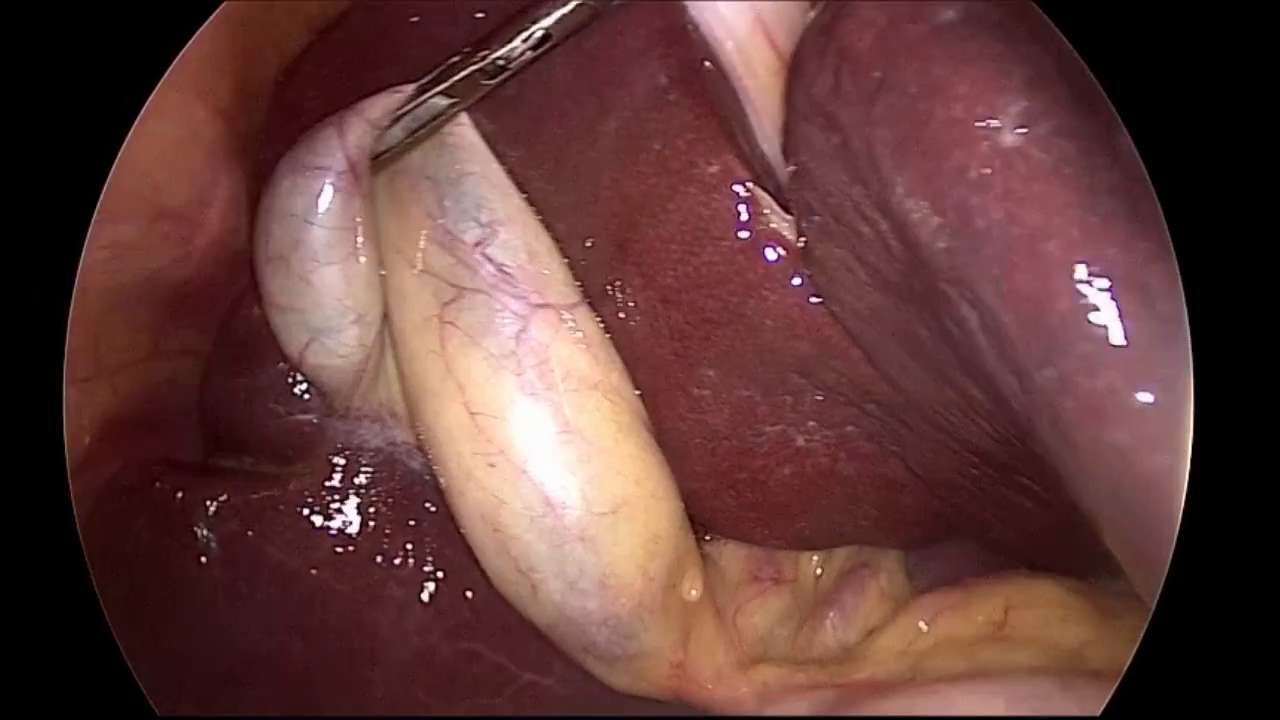
#> input picture frame 25 of utils/processing/sample.mp4, 1280 x 720 px
$ python endoscopy_bounding_circle_detector.py   (older library calls are emulated)
#> lines starting #> are read from the running program, lines starting #| are printed output that depends on the picture; after the words box and inside, x2 and y2 are one past the last pixel; in counts of white or black regions, pixels touching at a corner belong together
import cv2
import numpy as np
from typing import Tuple


class EndoscopyBoundingCircleDetector():
    def __init__(self, buffer_size: int=1):
        """Bounding circle detection for endoscopic images.

        Args:
            buffer_size (int): Optional argument to buffer past seen images

        Example:
            ebcd = EndoscopyBoundingCircleDetector(buffer_size=1)

            center, radius = ebcd.findBoundingCircle(img, th1=5, th2=200, th3=10, n_pts=100, n_iter=3)
            center, radius = center.astype(np.int), int(radius)

            cv2.circle(img, (center[1], center[0]), radius, (0,255,255))
            cv2.circle(img, (center[1], center[0]), 2, (255,0,255), 4)

            cv2.imshow('img', img)
            cv2.waitKey()
        """
#> further down, img is the input picture: shape (720, 1280, 3); mean B, G, R 57.6, 60.3, 97.4
        self.buffer_size = buffer_size
        self.buffer = []
        self.last_center = np.array([])
        self.last_radius = None

    def findBoundingCircle(self, img: np.array, th1: int=5. , th2: int=200., th3: float=10., decay: float=2., n_pts: int=100, n_iter: int=3) -> Tuple[np.array, float]:
        """Finds bounding circle in an endoscopic image via the following method

            Algorithm:
                1. Turn image into grayscale and whiten where img > th1
                2. Sobel filter edge detection
                3. Compute moving average of length self.buffer_size of edge image and blacken where moving average < th2
                4. Update linear circle fit under outlier detection
                       for n_iter:
                           5. Sample n_pts points in edge image and discard point where distance to circle > th3
                           6. Minimize linear circle equation

        Args:
            img (np.array): Image of shape CxHxW
            th1 (int): Whiten threshold, see algorithm step 1
            th2 (int): Moving avergage blacken threshold, see algorithm step 2
            th3 (float): Distance to circle discard threshold, see algorithm step 5
            decay (flaot): Divides th3 by decay at each iteration
            n_pts (int): Points to sample in edge image, see algorithm step 5
            n_iter (int): Number of iterations to improve on found circle, see algorithm step 4

        Return:
            center (np.array): Circle's center
            radius (float): Circles radius
        """
#> called with th1 = 5, th2 = 200, th3 = 10, decay = 2, n_pts = 100, n_iter = 4
        # Step 1, grayscale
        img = cv2.cvtColor(img, cv2.COLOR_BGR2GRAY)
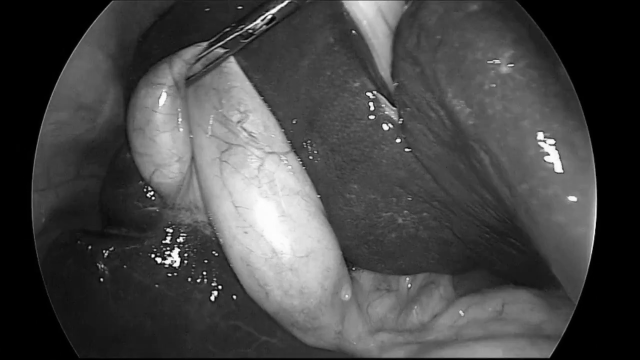
#> img: shape (360, 640); min 0, max 254, mean 71.2
        img = np.where(img < th1, 0, 255).astype(np.uint8)
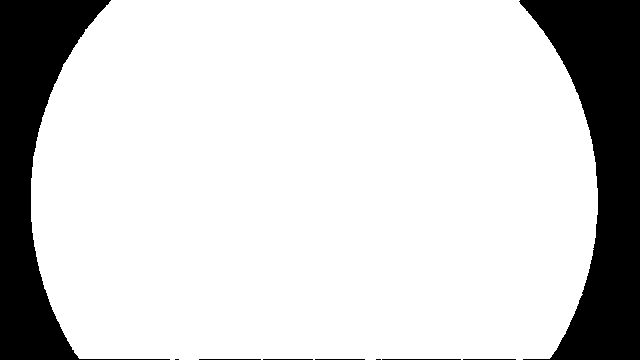
#> img: shape (360, 640); 81.9% white; 9 black regions (2 under 20 px), largest, box (x1, y1, x2, y2) and area: (519, 0, 640, 360) 22729, (0, 0, 170, 360) 18668, (382, 359, 461, 360) 79

        # Step 2, Sobel edge detection
        img = cv2.Sobel(img, cv2.CV_8U, 1, 1)
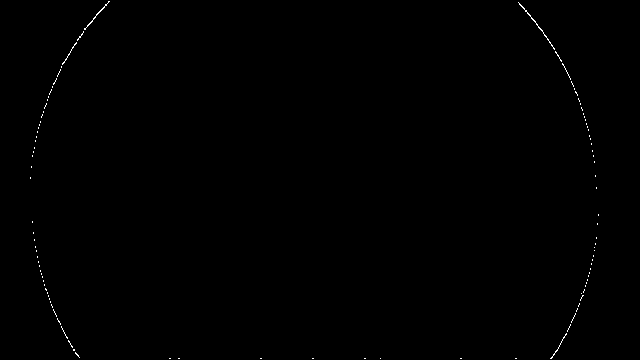
#> img: shape (360, 640); 0.23% white in thin lines or dots, all inside (x1, y1, x2, y2) = (30, 1, 599, 359)

        # Step 3, moving average
        self.buffer.append(img)

        if len(self.buffer) == self.buffer_size:
            avg = np.array(self.buffer)
            avg = avg.mean(axis=0)
            avg = np.where(avg < th2, 0, 255)
            self.buffer.pop(0)
            edges = np.where(avg > 0)
#> edges = 523 positions, rows 1 to 358, columns 30 to 598

            # Step 4, iterate circle fit
            for _ in range(n_iter):

                # Step 5, sample
                idcs = np.random.choice(np.arange(edges[0].size), size=n_pts,replace=False)
                pts = np.stack((edges[0][idcs], edges[1][idcs]), axis=1) + 0.5

                # Step 5, remove outliers, prior to fit
                if self.last_center.size is not 0 and self.last_radius:
                    distance_to_center = np.linalg.norm(self.last_center - pts, axis=1)
                    del_idx = np.where(np.abs(self.last_radius - distance_to_center) > th3)
                    pts = np.delete(pts, del_idx, axis=0).reshape(-1, 2)
                    th3 = th3/decay

                # Step 6, fit
                A, b = self._buildLinearSystem(pts)
                self.last_center, self.last_radius = self._solveSystem(A, b)
#> this loop made 4 passes
#> (del_idx, x in _solveSystem, res in _solveSystem, s in _solveSystem, radius in _solveSystem, self.last_radius) on passes 2 to 4: (([29, 41, 63, 87, 96],), [199.3, 314.2, -57758.9], [33062227.6], [8062.6, 3154.9, 4.7], 284, 284), (([69],), [199.3, 314.2, -57830.6], [31965996.7], [8427.1, 3063, 4.84], 284, 284), (([39],), [199.2, 314.1, -57707], [32391010.6], [7988.1, 2835.7, 5.16], 284, 284)
#> (x in _solveSystem, res in _solveSystem, s in _solveSystem, radius in _solveSystem, self.last_radius) on pass 1: ([192.8, 313.8, -56538.6], [4.01e+09], [8452.5, 3090.2, 4.78], 281.3, 281.3)
#> after the loop, th3 = 1.25

        return self.last_center, self.last_radius

    def _buildLinearSystem(self, pts: np.array) -> Tuple[np.array, np.array]:
        """Build linear system that describes circle, for example check https://math.stackexchange.com/questions/214661/circle-least-squares-fit

        Args:

        Return:
            A (np.array): Linear system matrix
            b (np.array): Offset to linear equation
        """
        A = np.stack(
            (2*pts[:, 0], 2*pts[:, 1], np.ones(pts.shape[0])), axis=1
        )
        b = np.stack(
            np.square(pts[:, 0]) + np.square(pts[:, 1])
        )

        return A, b

    def _solveSystem(self, A, b) -> Tuple[np.array, float]:
        """Solve linear system for center and radius, for example check https://math.stackexchange.com/questions/214661/circle-least-squares-fit

        Args:

        Return:
            center (np.array): Circle's center
            radius (float): Circles radius
        """
        x, res, rank, s = np.linalg.lstsq(A, b)

        # solve for radius, x2 = r^2 - x0^2 - x1^2
        radius = np.sqrt(x[2] + x[0]**2 + x[1]**2)

        return x[:-1], radius


def threePointCircle(p1: np.array, p2: np.array, p3: np.array) -> Tuple[np.array, float]:
    """Computes a circle, given 3 points on that circle, see https://stackoverflow.com/questions/26222525/opencv-detect-partial-circle-with-noise.

    Args:
        p1 (np.array): Point 1 on circle in OpenCV convention.
        p2 (np.array): Point 2 on circle in OpenCV convention.
        p3 (np.array): Point 3 on circle in OpenCV convention.

    Return:
        center (np.array): Center of circle
        radius (float): Radius of circle
    """
    x1, x2, x3 = p1[0], p2[0], p3[0]
    y1, y2, y3 = p1[1], p2[1], p3[1]

    center = np.array([
        ((x1*x1+y1*y1)*(y2-y3) + (x2*x2+y2*y2)*(y3-y1) + (x3*x3+y3*y3)*(y1-y2))/(2*(x1*(y2-y3) - y1*(x2-x3) + x2*y3 - x3*y2)),
        ((x1*x1+y1*y1)*(x3-x2) + (x2*x2+y2*y2)*(x1-x3) + (x3*x3+y3*y3)*(x2-x1))/(2*(x1*(y2-y3) - y1*(x2-x3) + x2*y3 - x3*y2))
    ])

    radius = np.sqrt((center[0]-x1)*(center[0]-x1) + (center[1]-y1)*(center[1]-y1))

    return center, radius


if __name__ == '__main__':
    import os

    prefix = os.getcwd()
    file = 'sample.mp4'

    vr = cv2.VideoCapture(os.path.join(prefix, file))

    ebcd = EndoscopyBoundingCircleDetector(buffer_size=1)

    while vr.isOpened():

        _, img = vr.read()
        if img is None:
            break
        img = cv2.resize(img, (640, 360))

        center, radius = ebcd.findBoundingCircle(img, th1=5, th2=200, th3=10, decay=2., n_pts=100, n_iter=4)
#> center = [199.2, 314.1]; radius = 284
        center, radius = center.astype(np.int), int(radius)
#> center = [199, 314]; radius = 283

        cv2.circle(img, (center[1], center[0]), radius, (0,255,255))
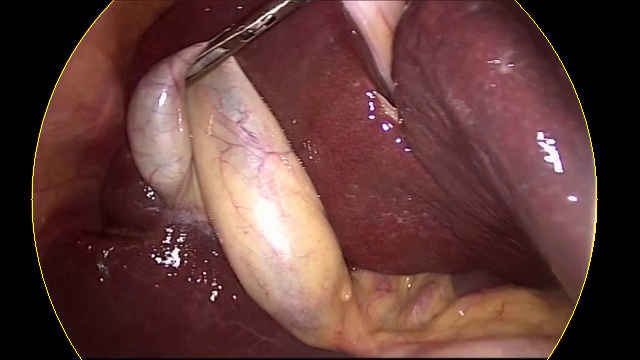
#> img: shape (360, 640, 3); mean B, G, R 57.5, 61, 98
        cv2.circle(img, (center[1], center[0]), 2, (255,0,255), 4)
#> img: shape (360, 640, 3); 0.02% of pixels changed, all inside (x1, y1, x2, y2) = (310, 195, 319, 204)

        cv2.imshow('img', img)
        cv2.waitKey()

$ run again, starting later in the video
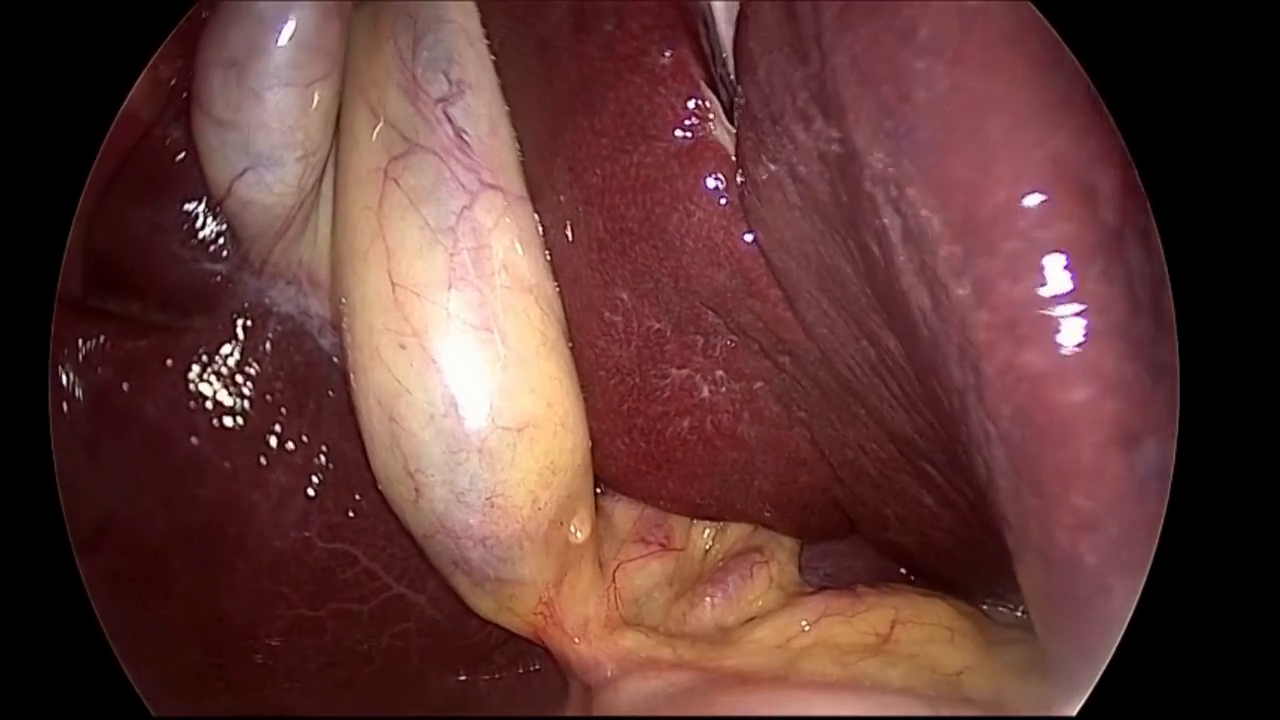
#> input picture frame 112 of utils/processing/sample.mp4, 1280 x 720 px
#> img is the input picture: shape (720, 1280, 3); mean B, G, R 54.4, 57.6, 97.1
#> in findBoundingCircle, `img = cv2.Sobel(img, cv2.CV_8U, 1, 1)`:
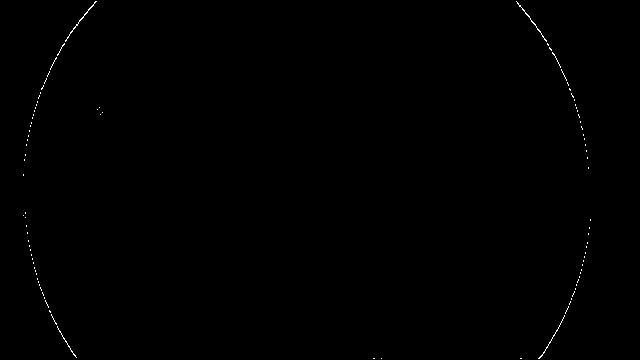
#> img: shape (360, 640); 0.22% white in thin lines or dots, all inside (x1, y1, x2, y2) = (23, 1, 591, 359)
#> edges = 510 positions, rows 1 to 358, columns 23 to 590
#> the loop in findBoundingCircle, `for _ in range(n_iter):` made 4 passes
#> (del_idx, x in _solveSystem, res in _solveSystem, s in _solveSystem, radius in _solveSystem, self.last_radius) on passes 2 to 4: ((empty array,), [193.1, 307.1, -50939.3], [34058165.7], [8493.4, 3153.8, 4.69], 284, 284), (([33, 92],), [193.1, 307, -50872.7], [41982336], [8183, 2919.4, 5.09], 284, 284), (([4, 80],), [193.6, 307, -51075.7], [38072798.9], [9120.1, 2968.8, 4.47], 284, 284)
#> after the loop in findBoundingCircle, `for _ in range(n_iter):`: th3 = 1.25
#> `center, radius = ebcd.findBoundingCircle(img, th1=5, th2=200, th3=10, ..`: center = [193.6, 307]; radius = 284
#> `center, radius = center.astype(np.int), int(radius)`: center = [193, 307]; radius = 283
#> `cv2.circle(img, (center[1], center[0]), radius, (0,255,255))`:
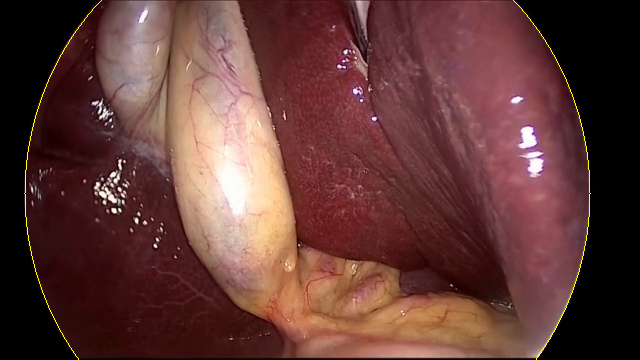
#> img: shape (360, 640, 3); mean B, G, R 54.4, 58.4, 97.8

$ run again, starting later in the video
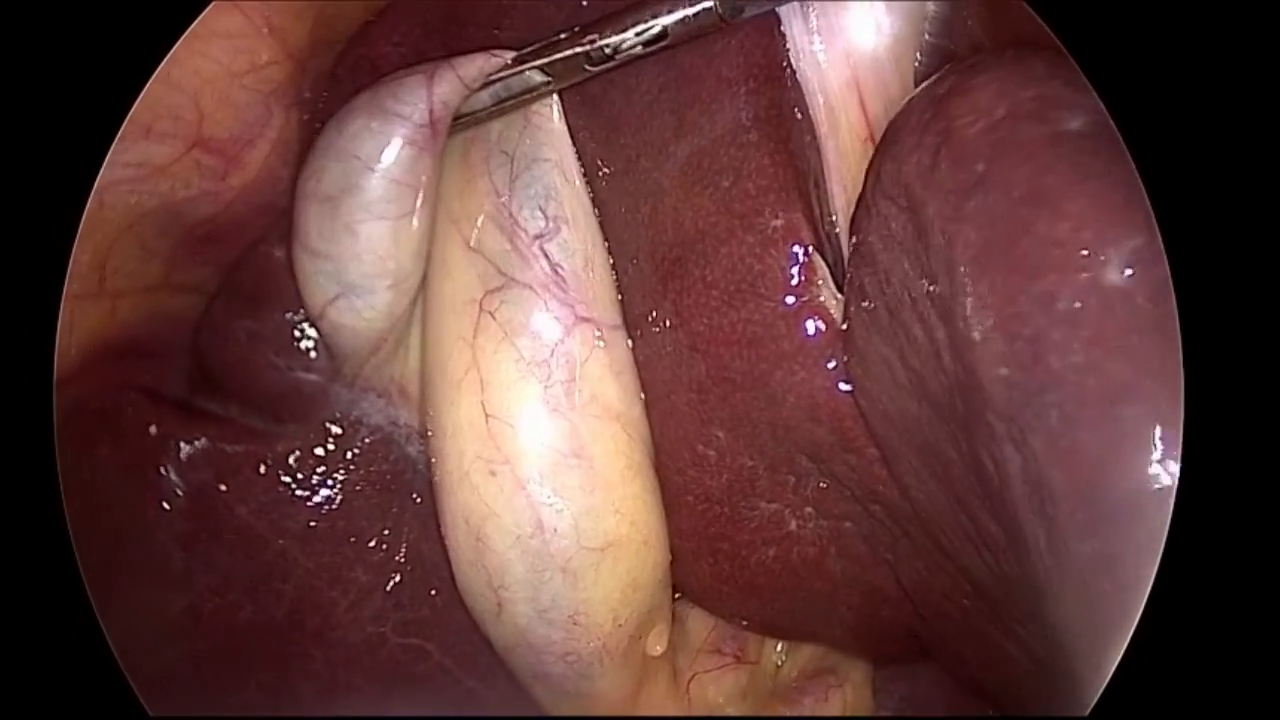
#> input picture frame 200 of utils/processing/sample.mp4, 1280 x 720 px
#> img is the input picture: shape (720, 1280, 3); mean B, G, R 57.8, 60.1, 97
#> in findBoundingCircle, `img = cv2.Sobel(img, cv2.CV_8U, 1, 1)`:
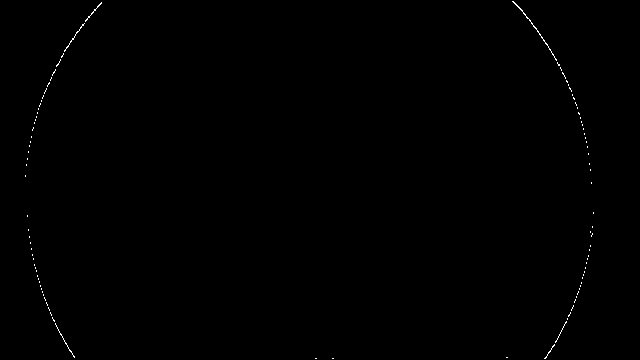
#> img: shape (360, 640); 0.22% white in thin lines or dots, all inside (x1, y1, x2, y2) = (25, 1, 594, 359)
#> edges = 513 positions, rows 1 to 358, columns 25 to 593
#> the loop in findBoundingCircle, `for _ in range(n_iter):` made 4 passes
#> (del_idx, x in _solveSystem, res in _solveSystem, s in _solveSystem, radius in _solveSystem, self.last_radius) on passes 2 to 4: ((empty array,), [197.8, 309, -54018.6], [34724536.3], [7926.3, 2947.3, 5.12], 283.9, 283.9), (([58, 74],), [198.2, 309, -54076.1], [32899382], [8018.3, 2823.8, 5.22], 284.1, 284.1), (([78],), [198.3, 309, -54189.2], [31835412.6], [8452.7, 2876.5, 4.87], 283.9, 283.9)
#> after the loop in findBoundingCircle, `for _ in range(n_iter):`: th3 = 1.25
#> `center, radius = ebcd.findBoundingCircle(img, th1=5, th2=200, th3=10, ..`: center = [198.3, 309]; radius = 283.9
#> `center, radius = center.astype(np.int), int(radius)`: center = [198, 309]; radius = 283
#> `cv2.circle(img, (center[1], center[0]), radius, (0,255,255))`:
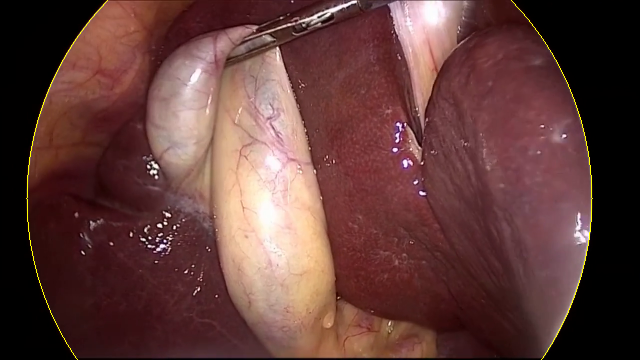
#> img: shape (360, 640, 3); mean B, G, R 57.7, 60.8, 97.6
